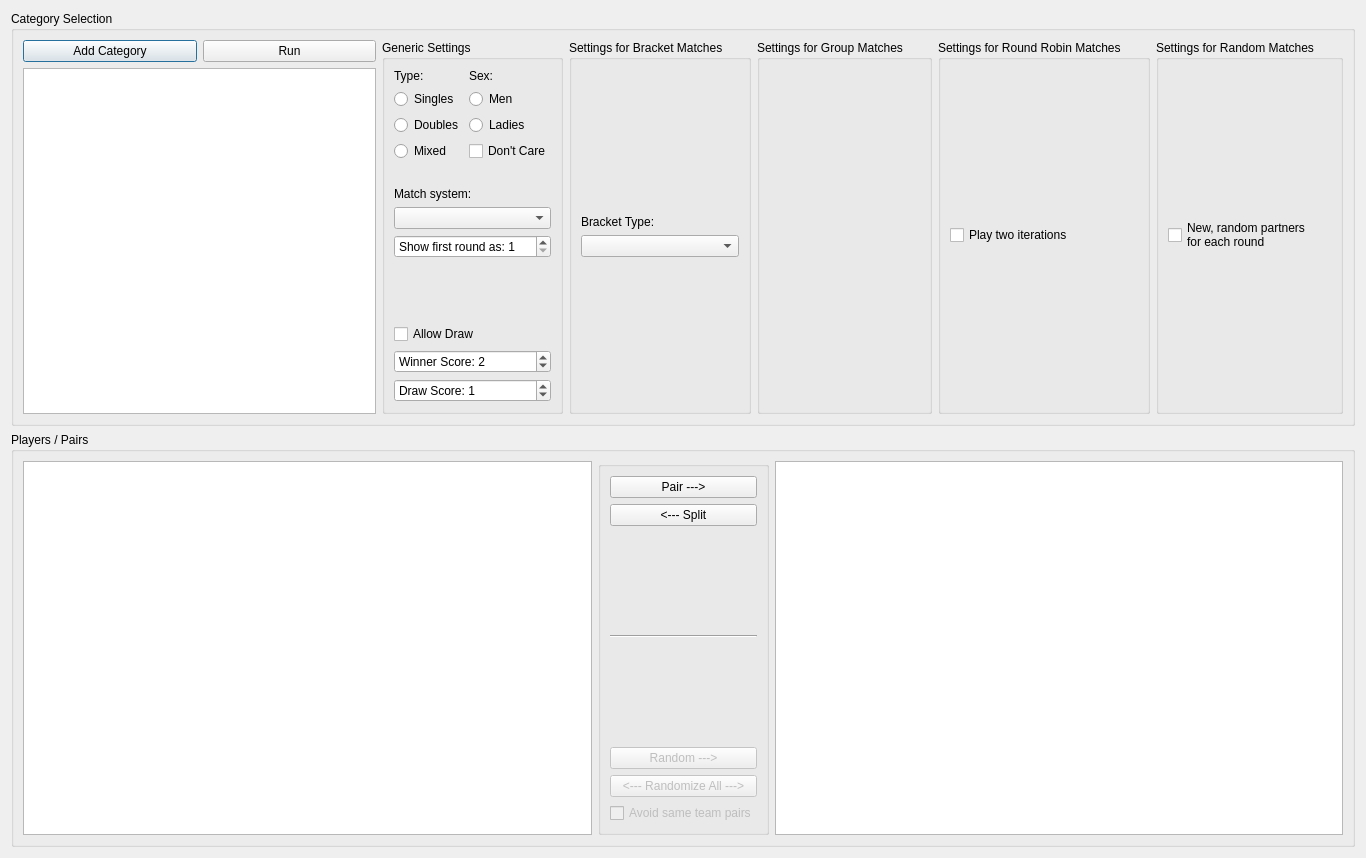
<?xml version="1.0" encoding="UTF-8"?>
<ui version="4.0">
 <class>CatTabWidget</class>
 <widget class="QDialog" name="CatTabWidget">
  <property name="geometry">
   <rect>
    <x>0</x>
    <y>0</y>
    <width>1366</width>
    <height>858</height>
   </rect>
  </property>
  <property name="windowTitle">
   <string>CatTabWidget</string>
  </property>
  <layout class="QVBoxLayout" name="verticalLayout">
   <item>
    <widget class="QGroupBox" name="groupBox">
     <property name="title">
      <string>Category Selection</string>
     </property>
     <layout class="QHBoxLayout" name="horizontalLayout">
      <item>
       <layout class="QVBoxLayout" name="verticalLayout_6">
        <item>
         <layout class="QHBoxLayout" name="horizontalLayout_4">
          <item>
           <widget class="QPushButton" name="btnAddCategory">
            <property name="text">
             <string>Add Category</string>
            </property>
           </widget>
          </item>
          <item>
           <widget class="QPushButton" name="btnRunCategory">
            <property name="text">
             <string>Run</string>
            </property>
           </widget>
          </item>
         </layout>
        </item>
        <item>
         <widget class="CategoryTableView" name="catTableView">
          <property name="horizontalScrollBarPolicy">
           <enum>Qt::ScrollBarAlwaysOff</enum>
          </property>
          <property name="selectionMode">
           <enum>QAbstractItemView::SingleSelection</enum>
          </property>
          <property name="selectionBehavior">
           <enum>QAbstractItemView::SelectRows</enum>
          </property>
          <property name="sortingEnabled">
           <bool>true</bool>
          </property>
          <attribute name="verticalHeaderVisible">
           <bool>false</bool>
          </attribute>
         </widget>
        </item>
       </layout>
      </item>
      <item>
       <layout class="QVBoxLayout" name="verticalLayout_7">
        <item>
         <widget class="QGroupBox" name="gbGeneric">
          <property name="title">
           <string>Generic Settings</string>
          </property>
          <layout class="QVBoxLayout" name="verticalLayout_2">
           <item>
            <layout class="QHBoxLayout" name="horizontalLayout_2">
             <item>
              <layout class="QVBoxLayout" name="verticalLayout_4">
               <item>
                <widget class="QLabel" name="label_2">
                 <property name="sizePolicy">
                  <sizepolicy hsizetype="Preferred" vsizetype="Fixed">
                   <horstretch>0</horstretch>
                   <verstretch>0</verstretch>
                  </sizepolicy>
                 </property>
                 <property name="text">
                  <string>Type:</string>
                 </property>
                </widget>
               </item>
               <item>
                <widget class="QRadioButton" name="rbSingles">
                 <property name="text">
                  <string>Singles</string>
                 </property>
                 <attribute name="buttonGroup">
                  <string notr="true">rbgMatchType</string>
                 </attribute>
                </widget>
               </item>
               <item>
                <widget class="QRadioButton" name="rbDoubles">
                 <property name="text">
                  <string>Doubles</string>
                 </property>
                 <attribute name="buttonGroup">
                  <string notr="true">rbgMatchType</string>
                 </attribute>
                </widget>
               </item>
               <item>
                <widget class="QRadioButton" name="rbMixed">
                 <property name="text">
                  <string>Mixed</string>
                 </property>
                 <attribute name="buttonGroup">
                  <string notr="true">rbgMatchType</string>
                 </attribute>
                </widget>
               </item>
              </layout>
             </item>
             <item>
              <layout class="QVBoxLayout" name="verticalLayout_3">
               <item>
                <widget class="QLabel" name="label">
                 <property name="sizePolicy">
                  <sizepolicy hsizetype="Preferred" vsizetype="Fixed">
                   <horstretch>0</horstretch>
                   <verstretch>0</verstretch>
                  </sizepolicy>
                 </property>
                 <property name="text">
                  <string>Sex:</string>
                 </property>
                </widget>
               </item>
               <item>
                <widget class="QRadioButton" name="rbMen">
                 <property name="text">
                  <string>Men</string>
                 </property>
                 <attribute name="buttonGroup">
                  <string notr="true">rbgSex</string>
                 </attribute>
                </widget>
               </item>
               <item>
                <widget class="QRadioButton" name="rbLadies">
                 <property name="text">
                  <string>Ladies</string>
                 </property>
                 <attribute name="buttonGroup">
                  <string notr="true">rbgSex</string>
                 </attribute>
                </widget>
               </item>
               <item>
                <widget class="QCheckBox" name="cbDontCare">
                 <property name="text">
                  <string>Don't Care</string>
                 </property>
                </widget>
               </item>
              </layout>
             </item>
            </layout>
           </item>
           <item>
            <spacer name="verticalSpacer_6">
             <property name="orientation">
              <enum>Qt::Vertical</enum>
             </property>
             <property name="sizeType">
              <enum>QSizePolicy::Fixed</enum>
             </property>
             <property name="sizeHint" stdset="0">
              <size>
               <width>20</width>
               <height>20</height>
              </size>
             </property>
            </spacer>
           </item>
           <item>
            <widget class="QLabel" name="label_4">
             <property name="text">
              <string>Match system:</string>
             </property>
            </widget>
           </item>
           <item>
            <widget class="QComboBox" name="cbMatchSystem"/>
           </item>
           <item>
            <widget class="QSpinBox" name="cbFirstRound">
             <property name="prefix">
              <string>Show first round as: </string>
             </property>
             <property name="minimum">
              <number>1</number>
             </property>
            </widget>
           </item>
           <item>
            <spacer name="verticalSpacer_5">
             <property name="orientation">
              <enum>Qt::Vertical</enum>
             </property>
             <property name="sizeHint" stdset="0">
              <size>
               <width>20</width>
               <height>40</height>
              </size>
             </property>
            </spacer>
           </item>
           <item>
            <widget class="QCheckBox" name="cbDraw">
             <property name="text">
              <string>Allow Draw</string>
             </property>
            </widget>
           </item>
           <item>
            <widget class="QSpinBox" name="sbWinScore">
             <property name="suffix">
              <string/>
             </property>
             <property name="prefix">
              <string>Winner Score: </string>
             </property>
             <property name="value">
              <number>2</number>
             </property>
            </widget>
           </item>
           <item>
            <widget class="QSpinBox" name="sbDrawScore">
             <property name="suffix">
              <string/>
             </property>
             <property name="prefix">
              <string>Draw Score: </string>
             </property>
             <property name="value">
              <number>1</number>
             </property>
            </widget>
           </item>
          </layout>
         </widget>
        </item>
       </layout>
      </item>
      <item>
       <widget class="QGroupBox" name="gbBracket">
        <property name="title">
         <string>Settings for Bracket Matches</string>
        </property>
        <layout class="QVBoxLayout" name="verticalLayout_10">
         <item>
          <spacer name="verticalSpacer_3">
           <property name="orientation">
            <enum>Qt::Vertical</enum>
           </property>
           <property name="sizeHint" stdset="0">
            <size>
             <width>20</width>
             <height>40</height>
            </size>
           </property>
          </spacer>
         </item>
         <item>
          <widget class="QLabel" name="label_3">
           <property name="text">
            <string>Bracket Type:</string>
           </property>
          </widget>
         </item>
         <item>
          <widget class="QComboBox" name="cbBracketSys"/>
         </item>
         <item>
          <spacer name="verticalSpacer_4">
           <property name="orientation">
            <enum>Qt::Vertical</enum>
           </property>
           <property name="sizeHint" stdset="0">
            <size>
             <width>20</width>
             <height>40</height>
            </size>
           </property>
          </spacer>
         </item>
        </layout>
       </widget>
      </item>
      <item>
       <widget class="QGroupBox" name="gbGroups">
        <property name="title">
         <string>Settings for Group Matches</string>
        </property>
        <layout class="QHBoxLayout" name="horizontalLayout_3">
         <item>
          <widget class="GroupConfigWidget" name="grpCfgWidget" native="true"/>
         </item>
        </layout>
       </widget>
      </item>
      <item>
       <widget class="QGroupBox" name="gbRoundRobin">
        <property name="title">
         <string>Settings for Round Robin Matches</string>
        </property>
        <layout class="QVBoxLayout" name="verticalLayout_5">
         <item>
          <widget class="QCheckBox" name="cbRoundRobinTwoIterations">
           <property name="text">
            <string>Play two iterations</string>
           </property>
          </widget>
         </item>
        </layout>
       </widget>
      </item>
      <item>
       <widget class="QGroupBox" name="gbRandom">
        <property name="title">
         <string>Settings for Random Matches</string>
        </property>
        <layout class="QVBoxLayout" name="verticalLayout_9">
         <item>
          <widget class="QCheckBox" name="cbRandPairs">
           <property name="text">
            <string>New, random partners
for each round</string>
           </property>
          </widget>
         </item>
        </layout>
       </widget>
      </item>
     </layout>
    </widget>
   </item>
   <item>
    <widget class="QGroupBox" name="gbPairs">
     <property name="title">
      <string>Players / Pairs</string>
     </property>
     <layout class="QHBoxLayout" name="horizontalLayout_5">
      <property name="leftMargin">
       <number>9</number>
      </property>
      <property name="topMargin">
       <number>9</number>
      </property>
      <property name="rightMargin">
       <number>9</number>
      </property>
      <property name="bottomMargin">
       <number>9</number>
      </property>
      <item>
       <widget class="QListWidget" name="lwUnpaired">
        <property name="selectionMode">
         <enum>QAbstractItemView::MultiSelection</enum>
        </property>
        <property name="sortingEnabled">
         <bool>true</bool>
        </property>
       </widget>
      </item>
      <item>
       <widget class="QGroupBox" name="gbPairButtons">
        <layout class="QVBoxLayout" name="verticalLayout_8">
         <item>
          <widget class="QPushButton" name="btnPair">
           <property name="text">
            <string>Pair ---&gt;</string>
           </property>
          </widget>
         </item>
         <item>
          <widget class="QPushButton" name="btnSplit">
           <property name="text">
            <string>&lt;--- Split</string>
           </property>
          </widget>
         </item>
         <item>
          <spacer name="verticalSpacer">
           <property name="orientation">
            <enum>Qt::Vertical</enum>
           </property>
           <property name="sizeHint" stdset="0">
            <size>
             <width>20</width>
             <height>40</height>
            </size>
           </property>
          </spacer>
         </item>
         <item>
          <widget class="Line" name="line">
           <property name="orientation">
            <enum>Qt::Horizontal</enum>
           </property>
          </widget>
         </item>
         <item>
          <spacer name="verticalSpacer_2">
           <property name="orientation">
            <enum>Qt::Vertical</enum>
           </property>
           <property name="sizeHint" stdset="0">
            <size>
             <width>20</width>
             <height>40</height>
            </size>
           </property>
          </spacer>
         </item>
         <item>
          <widget class="QPushButton" name="btnRandomizeRemaining">
           <property name="enabled">
            <bool>false</bool>
           </property>
           <property name="text">
            <string>Random ---&gt;</string>
           </property>
          </widget>
         </item>
         <item>
          <widget class="QPushButton" name="btnRandomizeAll">
           <property name="enabled">
            <bool>false</bool>
           </property>
           <property name="text">
            <string>&lt;--- Randomize All ---&gt;</string>
           </property>
          </widget>
         </item>
         <item>
          <widget class="QCheckBox" name="cbAvoidSameTeam">
           <property name="enabled">
            <bool>false</bool>
           </property>
           <property name="text">
            <string>Avoid same team pairs</string>
           </property>
          </widget>
         </item>
        </layout>
       </widget>
      </item>
      <item>
       <widget class="QListWidget" name="lwPaired">
        <property name="selectionMode">
         <enum>QAbstractItemView::MultiSelection</enum>
        </property>
        <property name="sortingEnabled">
         <bool>true</bool>
        </property>
       </widget>
      </item>
     </layout>
    </widget>
   </item>
  </layout>
 </widget>
 <customwidgets>
  <customwidget>
   <class>CategoryTableView</class>
   <extends>QTableView</extends>
   <header>ui/CatTableView.h</header>
   <slots>
    <slot>onCategoryDoubleClicked(QModelIndex)</slot>
   </slots>
  </customwidget>
  <customwidget>
   <class>GroupConfigWidget</class>
   <extends>QWidget</extends>
   <header>ui/GroupConfigWidget.h</header>
   <container>1</container>
  </customwidget>
 </customwidgets>
 <resources/>
 <connections>
  <connection>
   <sender>cbDraw</sender>
   <signal>toggled(bool)</signal>
   <receiver>CatTabWidget</receiver>
   <slot>onCbDrawChanged(bool)</slot>
   <hints>
    <hint type="sourcelabel">
     <x>119</x>
     <y>188</y>
    </hint>
    <hint type="destinationlabel">
     <x>431</x>
     <y>428</y>
    </hint>
   </hints>
  </connection>
  <connection>
   <sender>sbDrawScore</sender>
   <signal>valueChanged(int)</signal>
   <receiver>CatTabWidget</receiver>
   <slot>onDrawScoreChanged(int)</slot>
   <hints>
    <hint type="sourcelabel">
     <x>738</x>
     <y>278</y>
    </hint>
    <hint type="destinationlabel">
     <x>431</x>
     <y>428</y>
    </hint>
   </hints>
  </connection>
  <connection>
   <sender>sbWinScore</sender>
   <signal>valueChanged(int)</signal>
   <receiver>CatTabWidget</receiver>
   <slot>onWinScoreChanged(int)</slot>
   <hints>
    <hint type="sourcelabel">
     <x>738</x>
     <y>245</y>
    </hint>
    <hint type="destinationlabel">
     <x>431</x>
     <y>428</y>
    </hint>
   </hints>
  </connection>
  <connection>
   <sender>btnPair</sender>
   <signal>clicked()</signal>
   <receiver>CatTabWidget</receiver>
   <slot>onBtnPairClicked()</slot>
   <hints>
    <hint type="sourcelabel">
     <x>439</x>
     <y>583</y>
    </hint>
    <hint type="destinationlabel">
     <x>431</x>
     <y>428</y>
    </hint>
   </hints>
  </connection>
  <connection>
   <sender>btnSplit</sender>
   <signal>clicked()</signal>
   <receiver>CatTabWidget</receiver>
   <slot>onBtnSplitClicked()</slot>
   <hints>
    <hint type="sourcelabel">
     <x>439</x>
     <y>616</y>
    </hint>
    <hint type="destinationlabel">
     <x>431</x>
     <y>428</y>
    </hint>
   </hints>
  </connection>
  <connection>
   <sender>rbgMatchType</sender>
   <signal>buttonClicked(int)</signal>
   <receiver>CatTabWidget</receiver>
   <slot>onMatchTypeButtonClicked(int)</slot>
   <hints>
    <hint type="sourcelabel">
     <x>-1</x>
     <y>-1</y>
    </hint>
    <hint type="destinationlabel">
     <x>431</x>
     <y>428</y>
    </hint>
   </hints>
  </connection>
  <connection>
   <sender>rbgSex</sender>
   <signal>buttonClicked(int)</signal>
   <receiver>CatTabWidget</receiver>
   <slot>onSexClicked(int)</slot>
   <hints>
    <hint type="sourcelabel">
     <x>-1</x>
     <y>-1</y>
    </hint>
    <hint type="destinationlabel">
     <x>431</x>
     <y>428</y>
    </hint>
   </hints>
  </connection>
  <connection>
   <sender>cbDontCare</sender>
   <signal>clicked()</signal>
   <receiver>CatTabWidget</receiver>
   <slot>onDontCareClicked()</slot>
   <hints>
    <hint type="sourcelabel">
     <x>786</x>
     <y>184</y>
    </hint>
    <hint type="destinationlabel">
     <x>431</x>
     <y>428</y>
    </hint>
   </hints>
  </connection>
  <connection>
   <sender>btnAddCategory</sender>
   <signal>clicked()</signal>
   <receiver>CatTabWidget</receiver>
   <slot>onBtnAddCatClicked()</slot>
   <hints>
    <hint type="sourcelabel">
     <x>321</x>
     <y>49</y>
    </hint>
    <hint type="destinationlabel">
     <x>431</x>
     <y>428</y>
    </hint>
   </hints>
  </connection>
  <connection>
   <sender>catTableView</sender>
   <signal>doubleClicked(QModelIndex)</signal>
   <receiver>catTableView</receiver>
   <slot>onCategoryDoubleClicked(QModelIndex)</slot>
   <hints>
    <hint type="sourcelabel">
     <x>321</x>
     <y>285</y>
    </hint>
    <hint type="destinationlabel">
     <x>321</x>
     <y>285</y>
    </hint>
   </hints>
  </connection>
  <connection>
   <sender>cbMatchSystem</sender>
   <signal>currentIndexChanged(int)</signal>
   <receiver>CatTabWidget</receiver>
   <slot>onMatchSystemChanged(int)</slot>
   <hints>
    <hint type="sourcelabel">
     <x>230</x>
     <y>73</y>
    </hint>
    <hint type="destinationlabel">
     <x>431</x>
     <y>428</y>
    </hint>
   </hints>
  </connection>
  <connection>
   <sender>btnRunCategory</sender>
   <signal>clicked()</signal>
   <receiver>CatTabWidget</receiver>
   <slot>onBtnRunCatClicked()</slot>
   <hints>
    <hint type="sourcelabel">
     <x>170</x>
     <y>49</y>
    </hint>
    <hint type="destinationlabel">
     <x>504</x>
     <y>428</y>
    </hint>
   </hints>
  </connection>
  <connection>
   <sender>cbRoundRobinTwoIterations</sender>
   <signal>clicked()</signal>
   <receiver>CatTabWidget</receiver>
   <slot>onTwoIterationsChanged()</slot>
   <hints>
    <hint type="sourcelabel">
     <x>851</x>
     <y>230</y>
    </hint>
    <hint type="destinationlabel">
     <x>563</x>
     <y>428</y>
    </hint>
   </hints>
  </connection>
  <connection>
   <sender>cbBracketSys</sender>
   <signal>currentIndexChanged(int)</signal>
   <receiver>CatTabWidget</receiver>
   <slot>onBracketSysChanged(int)</slot>
   <hints>
    <hint type="sourcelabel">
     <x>539</x>
     <y>249</y>
    </hint>
    <hint type="destinationlabel">
     <x>682</x>
     <y>428</y>
    </hint>
   </hints>
  </connection>
  <connection>
   <sender>cbFirstRound</sender>
   <signal>valueChanged(int)</signal>
   <receiver>CatTabWidget</receiver>
   <slot>onFirstRoundChanged(int)</slot>
   <hints>
    <hint type="sourcelabel">
     <x>319</x>
     <y>387</y>
    </hint>
    <hint type="destinationlabel">
     <x>682</x>
     <y>428</y>
    </hint>
   </hints>
  </connection>
 </connections>
 <slots>
  <slot>onCbDrawChanged(bool)</slot>
  <slot>onDrawScoreChanged(int)</slot>
  <slot>onWinScoreChanged(int)</slot>
  <slot>onBtnPairClicked()</slot>
  <slot>onBtnSplitClicked()</slot>
  <slot>onMatchTypeButtonClicked(int)</slot>
  <slot>onSexClicked(int)</slot>
  <slot>onDontCareClicked()</slot>
  <slot>onBtnAddCatClicked()</slot>
  <slot>onMatchSystemChanged(int)</slot>
  <slot>onBtnRunCatClicked()</slot>
  <slot>onTwoIterationsChanged()</slot>
  <slot>onBracketSysChanged(int)</slot>
  <slot>onFirstRoundChanged(int)</slot>
 </slots>
 <buttongroups>
  <buttongroup name="rbgMatchType"/>
  <buttongroup name="rbgSex"/>
 </buttongroups>
</ui>
